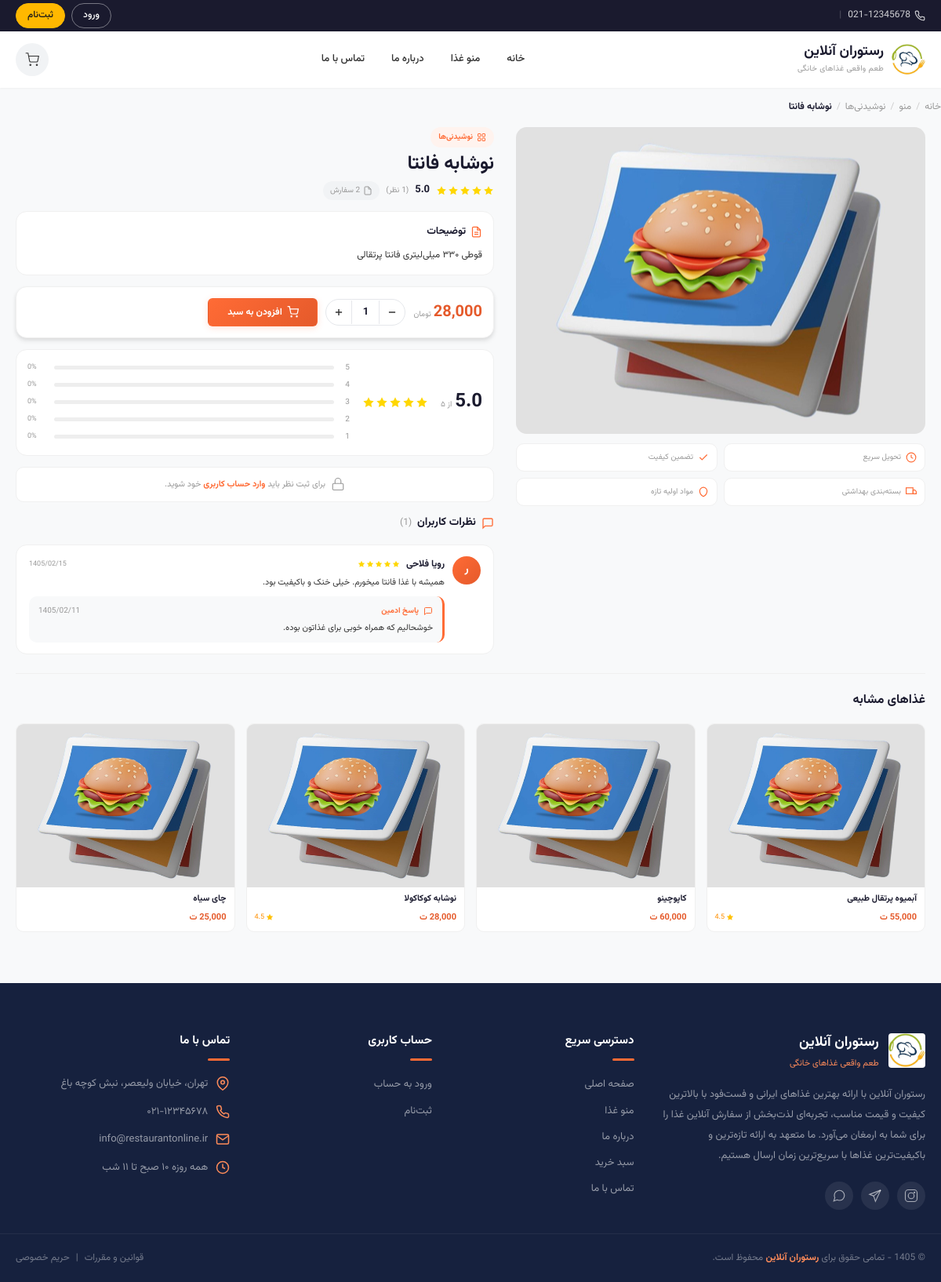
The page /main/food-detail.php?id=3 on the database its author committed.
### tables this page shows
CREATE TABLE `foods` (
  `id` int(11) NOT NULL,
  `category_id` int(11) NOT NULL,
  `name` varchar(100) NOT NULL,
  `description` text DEFAULT NULL,
  `price` decimal(10,2) NOT NULL,
  `image` varchar(255) DEFAULT NULL,
  `is_available` tinyint(1) DEFAULT 1,
  `created_at` timestamp NOT NULL DEFAULT current_timestamp()
);

CREATE TABLE `categories` (
  `id` int(11) NOT NULL,
  `name` varchar(50) NOT NULL,
  `description` text DEFAULT NULL,
  `image` varchar(255) DEFAULT NULL,
  `created_at` timestamp NOT NULL DEFAULT current_timestamp()
);

CREATE TABLE `reviews` (
  `id` int(11) NOT NULL,
  `user_id` int(11) NOT NULL,
  `food_id` int(11) NOT NULL,
  `rating` tinyint(4) NOT NULL CHECK (`rating` between 1 and 5),
  `comment` text DEFAULT NULL,
  `admin_reply` text DEFAULT NULL,
  `admin_reply_date` timestamp NULL DEFAULT NULL,
  `replied_by` int(11) DEFAULT NULL,
  `is_approved` tinyint(1) DEFAULT 1,
  `created_at` timestamp NOT NULL DEFAULT current_timestamp()
);

CREATE TABLE `users` (
  `id` int(11) NOT NULL,
  `full_name` varchar(100) NOT NULL,
  `email` varchar(100) NOT NULL,
  `phone` varchar(15) DEFAULT NULL,
  `password` varchar(255) NOT NULL,
  `role` enum('user','admin') DEFAULT 'user',
  `created_at` timestamp NOT NULL DEFAULT current_timestamp()
);

### main/food-detail.php (the view, shortened to what the rows shown need)
<?php
require_once '../includes/header.php';
$food_id = isset($_GET['id']) ? (int)$_GET['id'] : 0;
$sql = "SELECT f.*, c.name as category_name,
        (SELECT AVG(rating) FROM reviews WHERE food_id = f.id) as avg_rating,
        (SELECT COUNT(*) FROM reviews WHERE food_id = f.id) as review_count,
        (SELECT COUNT(*) FROM order_items WHERE food_id = f.id) as order_count
        FROM foods f
        JOIN categories c ON f.category_id = c.id
        WHERE f.id = $food_id AND f.is_available = 1";
$result = mysqli_query($conn, $sql);
$food = mysqli_fetch_assoc($result);
$related_sql = "SELECT f.*,
                (SELECT AVG(rating) FROM reviews WHERE food_id = f.id) as avg_rating
                FROM foods f
                WHERE f.category_id = {$food['category_id']}
                AND f.id != $food_id
                AND f.is_available = 1
                ORDER BY RAND()
                LIMIT 4";
$related_result = mysqli_query($conn, $related_sql);
$review_page = isset($_GET['review_page']) ? max(1, (int)$_GET['review_page']) : 1;
$review_per_page = 5;
$review_offset = ($review_page - 1) * $review_per_page;
$reviews_sql = "SELECT r.*, u.full_name
                FROM reviews r
                JOIN users u ON r.user_id = u.id
                WHERE r.food_id = $food_id
                ORDER BY r.created_at DESC
                LIMIT $review_offset, $review_per_page";
$reviews_result = mysqli_query($conn, $reviews_sql);
$default_food_image = BASE_URL . 'assets/images/foods/default-food.jpg';
?>
<link rel="stylesheet" href="../assets/css/food-detail.css">
<nav class="breadcrumb" aria-label="مسیر">
    <a href="<?php echo BASE_URL; ?>">خانه</a>
    <span class="breadcrumb__sep">/</span>
    <a href="menu.php">منو</a>
    <span class="breadcrumb__sep">/</span>
    <?php if ($food['category_name']): ?>
        <a href="menu.php?category=<?php echo $food['category_id']; ?>"><?php echo htmlspecialchars($food['category_name']); ?></a>
        <span class="breadcrumb__sep">/</span>
    <?php endif; ?>
    <span class="breadcrumb__current"><?php echo htmlspecialchars($food['name']); ?></span>
</nav>
<div class="food-detail-page">
    <div class="food-detail-wrapper">
        <div class="food-detail__content">
            <div class="food-detail__header">
                <span class="food-detail__category-tag">
                    <svg viewBox="0 0 24 24" fill="none" stroke="currentColor" stroke-width="2">
                        <rect x="3" y="3" width="7" height="7" rx="1" />
                        <rect x="14" y="3" width="7" height="7" rx="1" />
                        <rect x="14" y="14" width="7" height="7" rx="1" />
                        <rect x="3" y="14" width="7" height="7" rx="1" />
                    </svg>
                    <?php echo htmlspecialchars($food['category_name']); ?>
                </span>
                <h1><?php echo htmlspecialchars($food['name']); ?></h1>
                <div class="food-detail__rating-row">
                    <?php if ($food['avg_rating']): ?>
                        <div class="stars-row">
                        </div>
                        <span class="rating-num"><?php echo number_format($food['avg_rating'], 1); ?></span>
                        <span class="rating-total">(<?php echo $food['review_count']; ?> نظر)</span>
                    <?php else: ?>
                        <span class="rating-total">بدون امتیاز</span>
                    <?php endif; ?>
                    <span class="order-count-badge">
                    </span>
                </div>
            </div>
            <div class="food-detail__desc-card">
                <h3>
                    <svg viewBox="0 0 24 24" fill="none" stroke="currentColor" stroke-width="2">
                        <path d="M14 2H6a2 2 0 0 0-2 2v16a2 2 0 0 0 2 2h12a2 2 0 0 0 2-2V8z" />
                        <polyline points="14 2 14 8 20 8" />
                        <line x1="16" y1="13" x2="8" y2="13" />
                        <line x1="16" y1="17" x2="8" y2="17" />
                    </svg>
                    توضیحات
                </h3>
                <p><?php echo nl2br(htmlspecialchars($food['description'] ?: 'توضیحاتی ثبت نشده است.')); ?></p>
            </div>
            <div class="food-detail__purchase-card">
                <div class="food-detail__price-block">
                    <span class="food-detail__price-value"><?php echo number_format($food['price']); ?></span>
                    <span class="food-detail__price-unit">تومان</span>
                </div>
            </div>
            <?php if ($reviews_result && mysqli_num_rows($reviews_result) > 0): ?>
                <div class="reviews-list">
                    <?php while ($review = mysqli_fetch_assoc($reviews_result)): ?>
                        <div class="review-card">
                            <div class="review-card__avatar">
                                <?php echo mb_substr($review['full_name'], 0, 1, 'UTF-8'); ?>
                            </div>
                            <div class="review-card__body">
                                <div class="review-card__meta">
                                    <span class="review-card__name"><?php echo htmlspecialchars($review['full_name']); ?></span>
                                    <span class="review-card__stars">
                                        <?php for ($i = 1; $i <= 5; $i++): ?>
                                            <svg viewBox="0 0 24 24" fill="<?php echo $i <= $review['rating'] ? '#FFD700' : '#DDD'; ?>" stroke="none">
                                                <polygon points="12 2 15.09 8.26 22 9.27 17 14.14 18.18 21.02 12 17.77 5.82 21.02 7 14.14 2 9.27 8.91 8.26 12 2" />
                                            </svg>
                                        <?php endfor; ?>
                                    </span>
                                    <span class="review-card__date"><?php echo toJalali($review['created_at'], 'Y/m/d'); ?></span>
                                </div>
                                <p class="review-card__text"><?php echo nl2br(htmlspecialchars($review['comment'])); ?></p>
                                <?php if (!empty($review['admin_reply'])): ?>
                                    <div class="admin-reply">
                                        <div class="admin-reply__header">
                                            <svg viewBox="0 0 24 24" fill="none" stroke="currentColor" stroke-width="2">
                                                <path d="M21 15a2 2 0 0 1-2 2H7l-4 4V5a2 2 0 0 1 2-2h14a2 2 0 0 1 2 2z" />
                                            </svg>
                                            پاسخ ادمین
                                            <span class="admin-reply__date"><?php echo toJalali($review['admin_reply_date'], 'Y/m/d'); ?></span>
                                        </div>
                                        <p class="admin-reply__text"><?php echo nl2br(htmlspecialchars($review['admin_reply'])); ?></p>
                                    </div>
                                <?php endif; ?>
                            </div>
                        </div>
                    <?php endwhile; ?>
                </div>
            <?php endif; ?>
        </div>
    </div>
    <?php if ($related_result && mysqli_num_rows($related_result) > 0): ?>
        <div class="related-section">
            <div class="container" style="max-width:var(--container);margin:0 auto;padding:0;">
                <div class="related-grid">
                    <?php while ($related = mysqli_fetch_assoc($related_result)):
                        $related_image = $related['image'];
                        $has_related_image = !empty($related_image) && file_exists(UPLOAD_DIR . $related_image);
                        $display_related_image = $has_related_image ? UPLOAD_URL . $related_image : $default_food_image;
                    ?>
                        <a href="food-detail.php?id=<?php echo $related['id']; ?>" class="related-card">
                            <div class="related-card__img">
                                <img src="<?php echo $display_related_image; ?>"
                                    alt="<?php echo htmlspecialchars($related['name']); ?>" loading="lazy">
                            </div>
                            <div class="related-card__body">
                                <h4 class="related-card__title"><?php echo htmlspecialchars($related['name']); ?></h4>
                                <div class="related-card__footer">
                                    <span class="related-card__price"><?php echo number_format($related['price']); ?> ت</span>
                                    <?php if ($related['avg_rating']): ?>
                                        <span class="related-card__rating">
                                            <svg viewBox="0 0 24 24" fill="currentColor" stroke="none">
                                                <polygon points="12 2 15.09 8.26 22 9.27 17 14.14 18.18 21.02 12 17.77 5.82 21.02 7 14.14 2 9.27 8.91 8.26 12 2" />
                                            </svg>
                                            <?php echo number_format($related['avg_rating'], 1); ?>
                                        </span>
                                    <?php endif; ?>
                                </div>
                            </div>
                        </a>
                    <?php endwhile; ?>
                </div>
            </div>
        </div>
    <?php endif; ?>
</div>
<?php require_once '../includes/footer.php'; ?>

### rows shown on the page
foods: category.name "نوشیدنی‌ها", name "نوشابه فانتا", description "قوطی ۳۳۰ میلی‌لیتری فانتا پرتقالی", price "28,000"
reviews: user.full_name "ر", user.full_name "رویا فلاحی", rating 5 (drawn), created_at "1405/02/15", comment "همیشه با غذا فانتا میخورم. خیلی خنک و باکیفیت بود.", admin_reply_date "1405/02/11", admin_reply "خوشحالیم که همراه خوبی برای غذاتون بوده."
foods: name "آبمیوه پرتقال طبیعی", price "55,000", avg_rating "4.5"
foods: name "کاپوچینو", price "60,000"
foods: name "نوشابه کوکاکولا", price "28,000", avg_rating "4.5"
foods: name "چای سیاه", price "25,000"

### other values the page prints
$food['avg_rating'] "5.0"
$food['order_count'] "2"
$rating_percentages[$i] "0"
$food['review_count'] "1"
